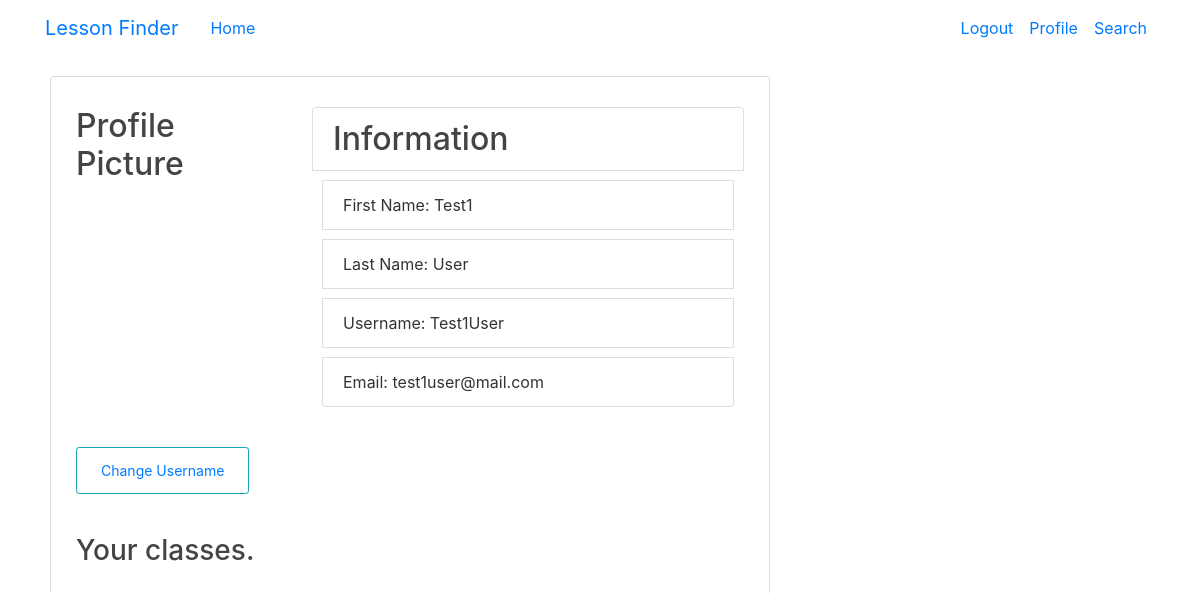
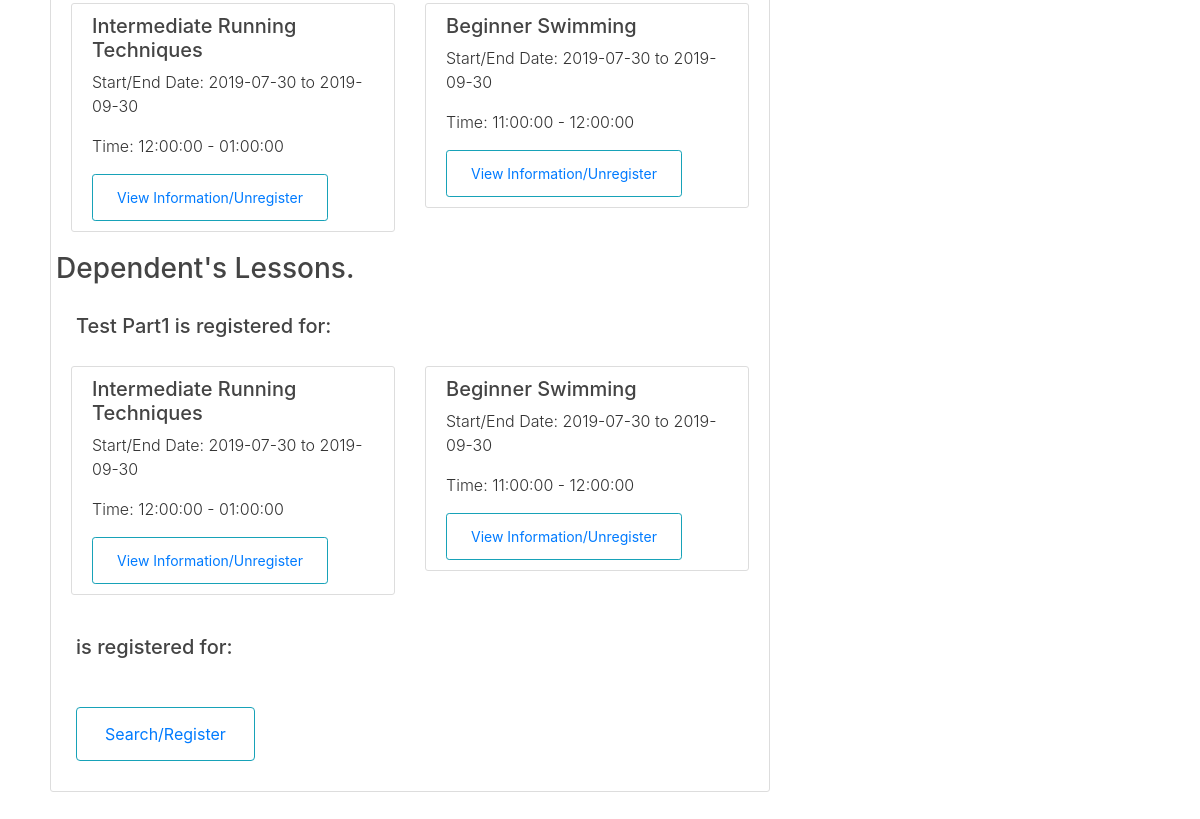
The app's page /profile (signed in), older data (2 pictures, top to bottom).
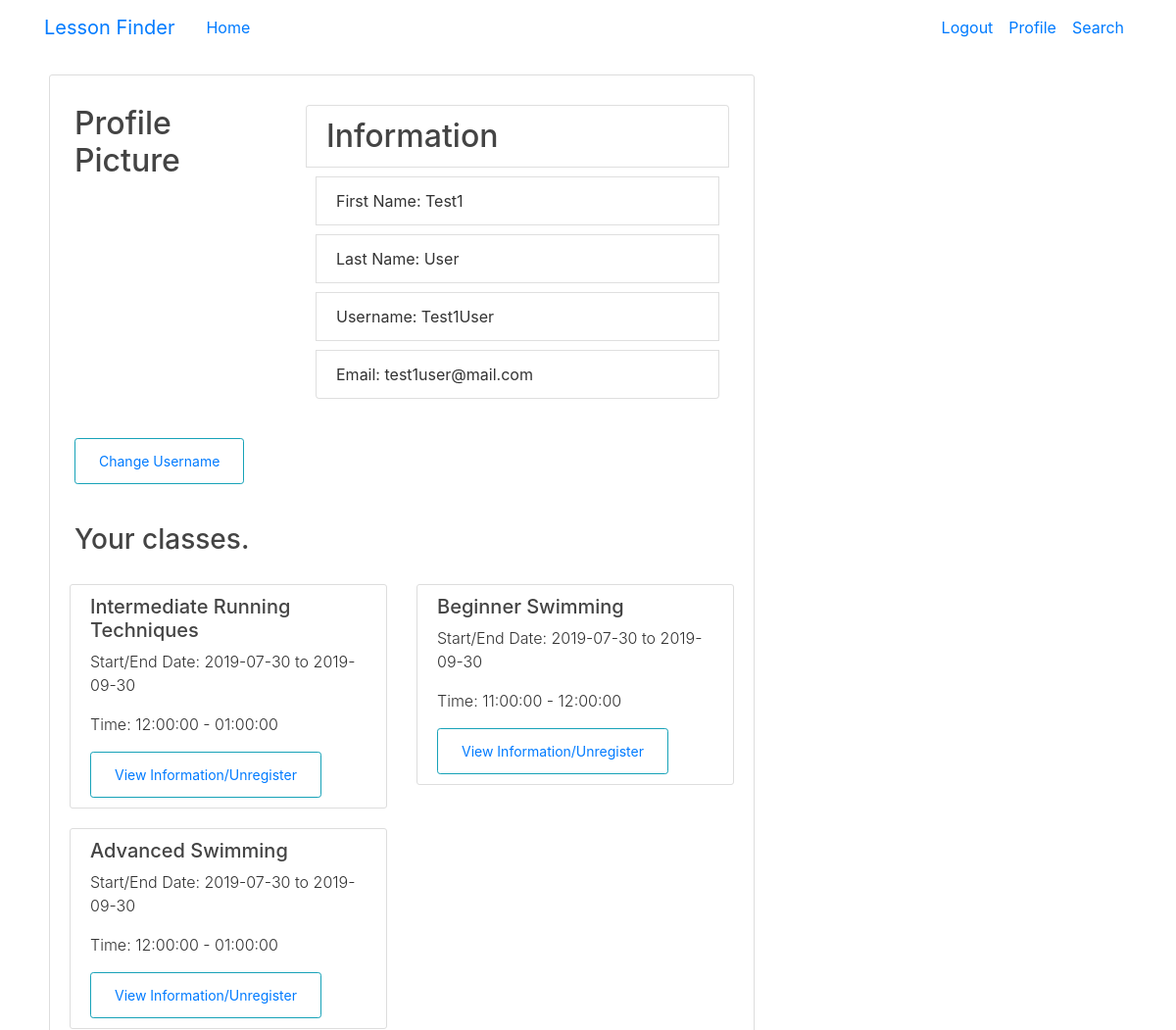
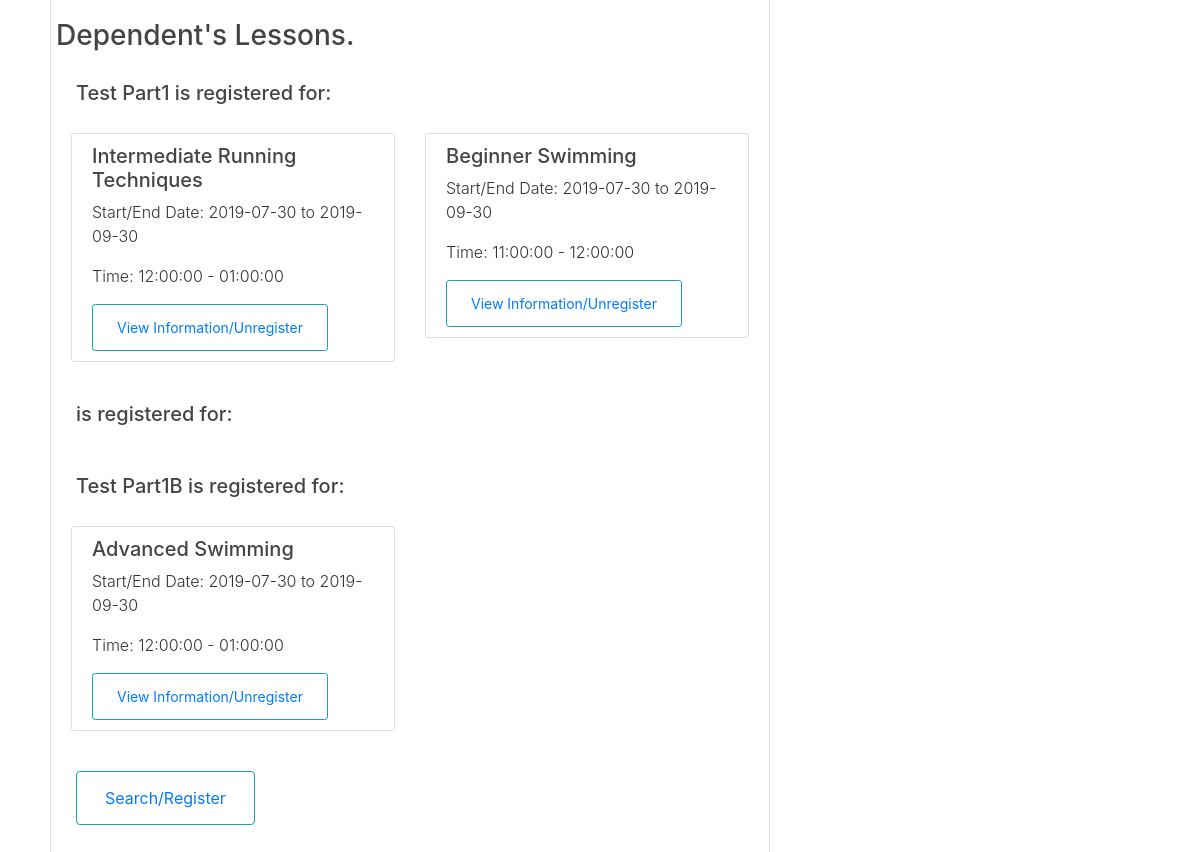
The same page, newer data (2 pictures, top to bottom).
### lessonfinder/models.py (models this page shows, shortened)
class User(db.Model, UserMixin):
    id = db.Column(db.Integer, primary_key=True)
    active = db.Column(db.Boolean(), nullable=False)
    fName = db.Column(db.String(50), nullable=False)
    lName = db.Column(db.String(50), nullable=False)
    email = db.Column(db.String(50), unique=True, nullable=False)
    birthday = db.Column(db.Date, nullable=False)
    username = db.Column(db.String(30), unique=True, nullable=False)
    password = db.Column(db.String(60), nullable=False)
    lessons = db.relationship('Lesson', secondary=lessons, backref=db.backref('selfParticipant', lazy='dynamic'))
    dependents = db.relationship('Participant', backref=db.backref('guardian'))

class Lesson(db.Model):
    id = db.Column(db.Integer, primary_key=True)
    name = db.Column(db.String(100), nullable=False)
    startDate = db.Column(db.Date, nullable=False)
    endDate = db.Column(db.Date, nullable=False)
    startTime = db.Column(db.Time, nullable=False)
    endTime = db.Column(db.Time, nullable=False)
    contactEmail = db.Column(db.String(250), nullable=False)
    level = db.Column(db.Integer)
    location = db.Column(db.String(50), nullable=False)
    organizationId = db.Column(db.Integer(), db.ForeignKey('organization.id'), nullable=False)
    instructor = db.Column(db.String(50), nullable=False)
    desc = db.Column(db.String(200))
    cap = db.Column(db.Integer, nullable=False)
    day = db.Column(db.String, nullable=False)

class Participant(db.Model, UserMixin):
    id = db.Column(db.Integer, primary_key=True)
    fName = db.Column(db.String(50), nullable=False)
    lName = db.Column(db.String(50), nullable=False)
    contactNum = db.Column(db.String(12))
    contactEmail = db.Column(db.String(50), nullable=False)
    user = db.Column(db.Integer, db.ForeignKey('user.id'))
    lessons = db.relationship('Lesson', secondary=depLessons, backref=db.backref('participants', lazy='dynamic'))

### lessonfinder/routes.py (the view)
@app.route("/profile")
@login_required
def profile():
    if current_user.is_authenticated:
        lessons = current_user.lessons
        dependents = current_user.dependents
        depLessons = []
        for dependent in dependents:
            for lesson in dependent.lessons:
                depLessons.append(lesson)
        return render_template('profile.html', title="Profile",
                               lessons=lessons, dependents=dependents, depLessons=depLessons)

### lessonfinder/templates/profile.html (shortened to what this page needs)
{% extends "layout2.html" %}
{% block content %}
        <div class="content-section">
            <div class="row">
                <div class="col-md-4">
                    <h2>Profile Picture</h2>
                </div>
                <div class="col-md-8">
                    <h2 class="list-group-item">Information</h2>
                    <li class="list-group-item" name="fName">First Name: {{ current_user.fName }}</li>
                    <li class="list-group-item" name="lName">Last Name: {{ current_user.lName }}</li>
                    <li class="list-group-item" name="lName">Username: {{ current_user.username }}</li>
                    <li class="list-group-item" name="email">Email: {{ current_user.email }}</li>
                </div>
            </div>
            <div  class="row">
                <div class="col-md-4">
                    <button class="btn btn-outline-info btn-sm">
                        <a class="nav-item nav-link" href="{{ url_for('update_username') }}">
                            Change Username
                        </a>
                    </button>
                </div>
            </div>
            <div class="row">
                <div class="col-md-12">
                    <h3>Your classes.</h3>
                </div>
            </div>
            <div class="row">
                {% for lesson in lessons %}
                <div class="col-md-6">
                    <article class="media content-section">
                        <div class="media-body">
                            <h5 class="article-content">{{ lesson.name }}</h5>
                            <p class="font-weight-light">Start/End Date: {{ lesson.startDate }} to {{ lesson.endDate }}</p>
                            <p class="font-weight-light">Time: {{ lesson.startTime }} - {{ lesson.endTime }}</p>
                            <button class="btn btn-outline-info btn-sm">
                                <a class="nav-item nav-link" href="{{ url_for('lesson_info', lesson_id=lesson.id, user_id=current_user.id) }}">
                                    View Information/Unregister
                                </a>
                            </button>
                        </div>
                    </article>
                </div>
                {% endfor %}
            </div>
            <div class="row">
                <h3>Dependent's Lessons.</h3>
            </div>
            <div class="row">
                {% for dependent in dependents %}
                    <div class="col-md-12">
                        <h5>{{ dependent.fName }} {{ dependent.lName }} is registered for:</h5>
                    </div>
                    {% for lesson in dependent.lessons %}
                    <div class="col-md-6">
                        <article class="media content-section">
                            <div class="media-body">
                                <h5 class="article-content">{{ lesson.name }}</h5>
                                <p class="font-weight-light">Start/End Date: {{ lesson.startDate }} to {{ lesson.endDate }}</p>
                                <p class="font-weight-light">Time: {{ lesson.startTime }} - {{ lesson.endTime }}</p>
                                <button class="btn btn-outline-info btn-sm">
                                    <a class="nav-item nav-link" href="{{ url_for('dep_lesson_info', lesson_id=lesson.id, dep_id=dependent.id) }}">
                                        View Information/Unregister
                                    </a>
                                </button>
                            </div>
                        </article>
                    </div>
                    {% endfor %}
                {% endfor %}
            </div>
            <div class="row">
                <div class="col-md-4">
                    <button class="btn btn-outline-info">
                        <a class="nav-item nav-link" href="{{ url_for('search') }}">
                            Search/Register
                        </a>
                    </button>
                </div>
            </div>
        </div>
{% endblock content %}

### lessonfinder/templates/layout2.html (shortened to what this page needs)
<!DOCTYPE html>
<html>
<head>
    <link rel="stylesheet" href="https://maxcdn.bootstrapcdn.com/bootstrap/4.0.0/css/bootstrap.min.css">
    <link rel="stylesheet" type="text/css" href="{{ url_for('static', filename='sub_styles.css') }}">
</head>
<body>
    <header class="site-header">
      <nav class="navbar navbar-expand-md">
        <div class="container">
          <a class="navbar-brand mr-4" href="/">Lesson Finder</a>
          <div class="collapse navbar-collapse" id="navbarToggle">
            <div class="navbar-nav mr-auto">
              <a class="nav-item nav-link" href="{{ url_for('about') }}">Home</a>
            </div>
            <div class="navbar-nav">
              {% if current_user.is_authenticated %}
                <a class="nav-item nav-link" href="{{ url_for('user.logout') }}">Logout</a>
                <a class="nav-item nav-link" href="{{ url_for('profile') }}">Profile</a>
              {% else  %}
                <a class="nav-item nav-link" href="{{ url_for('user.login') }}">Login</a>
                <a class="nav-item nav-link" href="{{ url_for('signup') }}">Sign Up</a>
              {% endif %}
              <a class="nav-item nav-link" href="{{ url_for('search') }}">Search</a>
            </div>
          </div>
        </div>
      </nav>
    </header>
	<main role='main' class='container'>
		<div class="row">
            <div class="col-md-8">
                {% block content %}{% endblock %}
            </div>
		</div>
	</main>
</body>
</html>

### lessonfinder/static/sub_styles.css (style rules this page uses)
html, body { color: #333333; height: 100%; }
.row { height: 100%; }
.col-md-8, .col-md-4, .col-md-12 { padding: 20px; }
li { margin: 10px; padding: 5px; }
h1, h2, h3, h4, h5, h6 { color: #444444; }
.content-section { background: #ffffff; padding: 10px 20px; border: 1px solid #dddddd; border-radius: 3px; margin-bottom: 20px; }
.article-content { white-space: pre-line; }

Row changes from the older to the newer data that the page shows:
now on this page (row unchanged): Lesson: name "Advanced Swimming", startDate "2019-07-30", endDate "2019-09-30", startTime "12:00:00", endTime "01:00:00"
added Participant: fName "Test", lName "Part1B"
